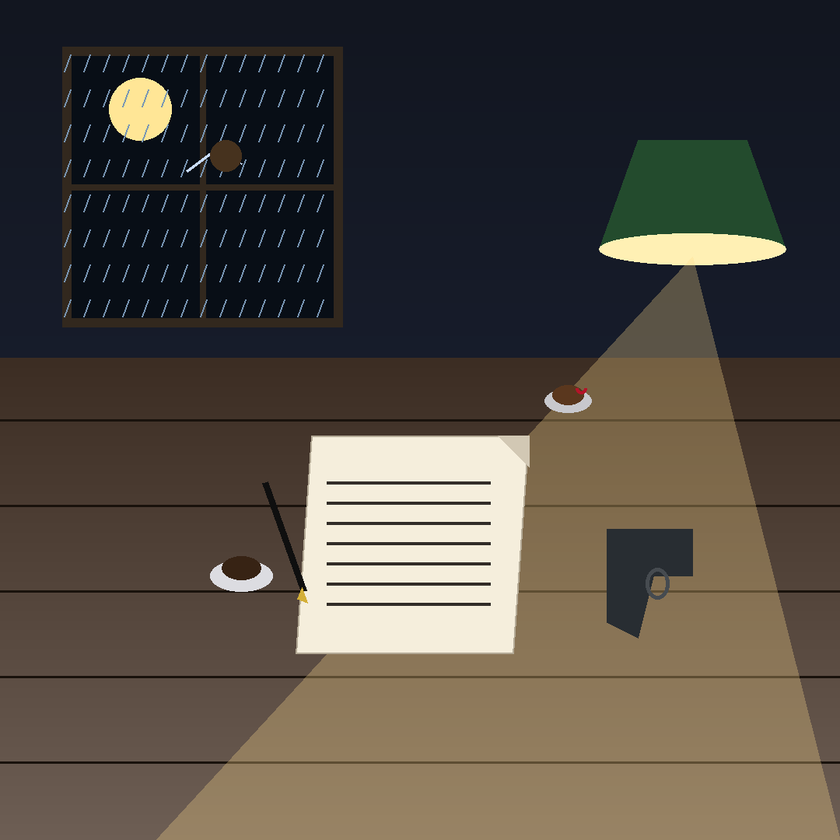
#> input picture BrainBlitz/assets/realistic/mystery_scene.png, 840 x 840 px, shrunk from 1080 x 1080 before the run
$ python -i grade.py   (imports and definitions only)
#> lines starting #> are read from the running program, lines starting #| are printed output that depends on the picture
#> further down, picture is the input picture: PIL image 840x840 RGB; mean R, G, B 81.1, 74.1, 65.8
"""Colour grading for source artwork (applied once per source image, not per frame).

Old prints and miniatures are flat and bright; these grades push them toward a controlled cinematic look:
contrast curve, split-toning (cool shadows / warm highlights), saturation control and a gentle bloom.
No heavy glow: bloom strength is capped so faces don't wash out.
"""

from __future__ import annotations

import numpy as np
from PIL import Image, ImageFilter

GRADES = {
    #            contrast  sat   shadows tint        highlights tint      exposure  bloom
    "cinematic": (1.18, 0.92, (-0.02, 0.01, 0.04), (0.04, 0.015, -0.03), 0.96, 0.10),
    "night":     (1.20, 0.72, (-0.03, 0.00, 0.07), (0.00, 0.00, 0.02), 0.82, 0.06),
    "poison":    (1.30, 0.62, (-0.05, 0.06, 0.02), (0.00, 0.05, -0.02), 0.62, 0.06),
    "divine":    (1.12, 0.95, (-0.01, 0.00, 0.03), (0.06, 0.03, -0.02), 1.00, 0.16),
    "warm":      (1.14, 0.98, (0.00, -0.01, 0.01), (0.06, 0.025, -0.04), 0.97, 0.10),
    "cold":      (1.15, 0.80, (-0.03, 0.00, 0.06), (0.00, 0.01, 0.04), 0.88, 0.06),
}


def _s_curve(x: np.ndarray, k: float) -> np.ndarray:
    # contrast around mid-grey with soft shoulders (keeps highlights from clipping)
    y = 0.5 + (x - 0.5) * k
    return np.clip(y - 0.08 * (k - 1) * np.sin(2 * np.pi * x) / (2 * np.pi), 0, 1)


def apply(img: Image.Image, grade: str = "cinematic") -> Image.Image:
#> called with grade = 'cinematic'
    contrast, sat, sh, hi, expo, bloom = GRADES[grade]
    a = np.asarray(img.convert("RGB"), dtype=np.float32) / 255.0
    a = np.clip(a * expo, 0, 1)
    lum = (a @ np.array([0.2126, 0.7152, 0.0722], dtype=np.float32))[..., None]
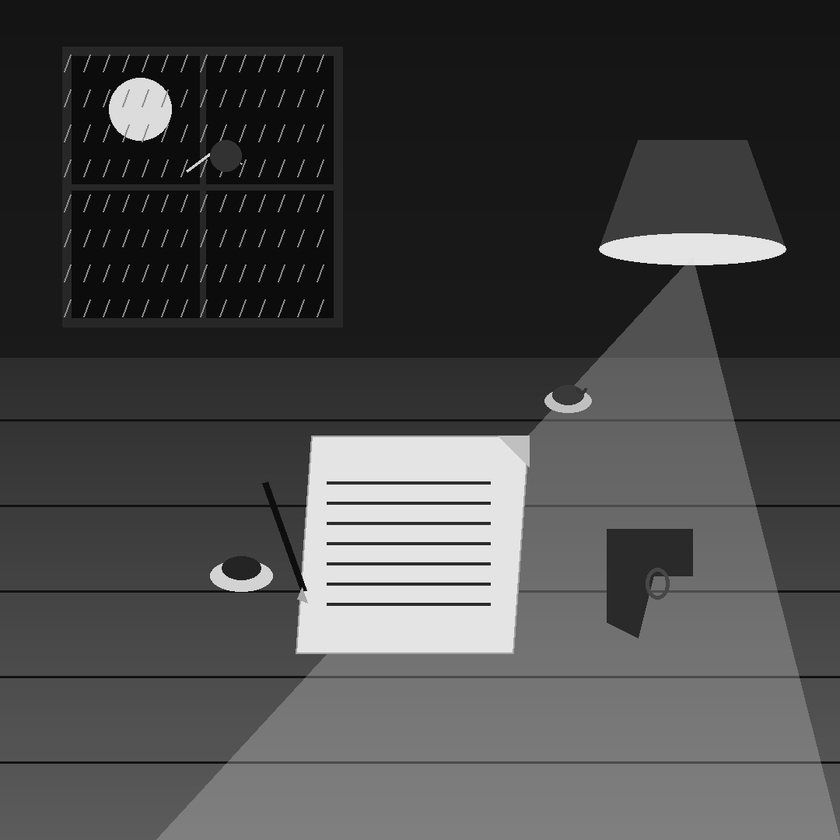
#> lum: shape (840, 840, 1) float32; min 0, max 0.958, mean 0.282
    a = np.clip(lum + (a - lum) * sat, 0, 1)
    a = _s_curve(a, contrast)
#> in _s_curve, `return np.clip(y - 0.08 * (k - 1) * np.sin(2 * np.pi * x) / (2 * np.pi..`:
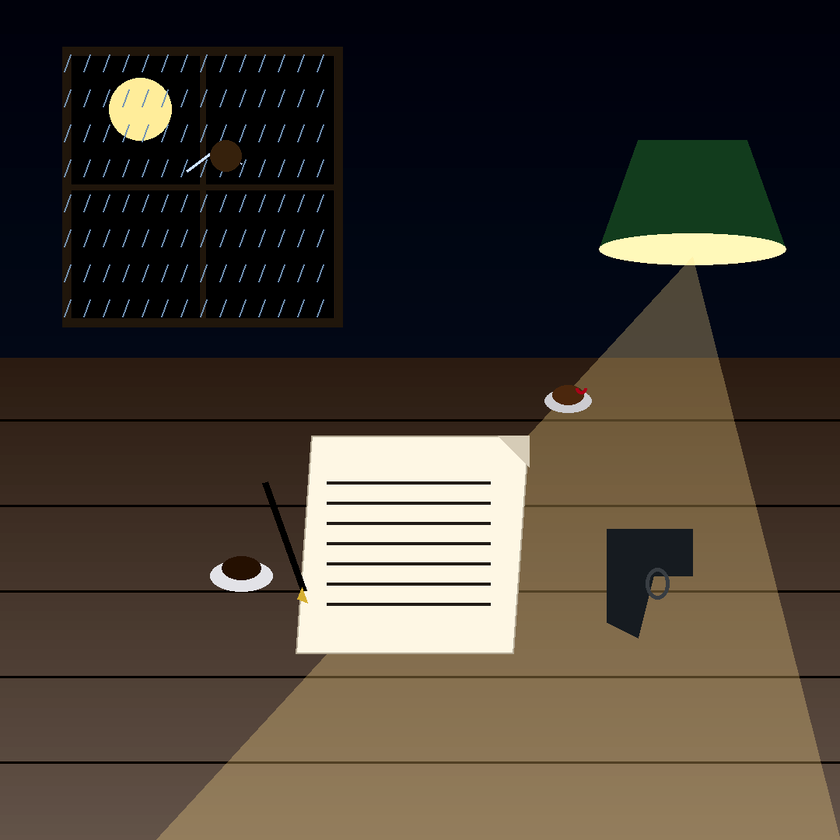
#> returned value: shape (840, 840, 3) float32; mean of channels 0, 1, 2 0.272, 0.241, 0.204; drawn as R, G, B
    lum = (a @ np.array([0.2126, 0.7152, 0.0722], dtype=np.float32))[..., None]
    w_sh = np.clip(1 - lum * 2, 0, 1)
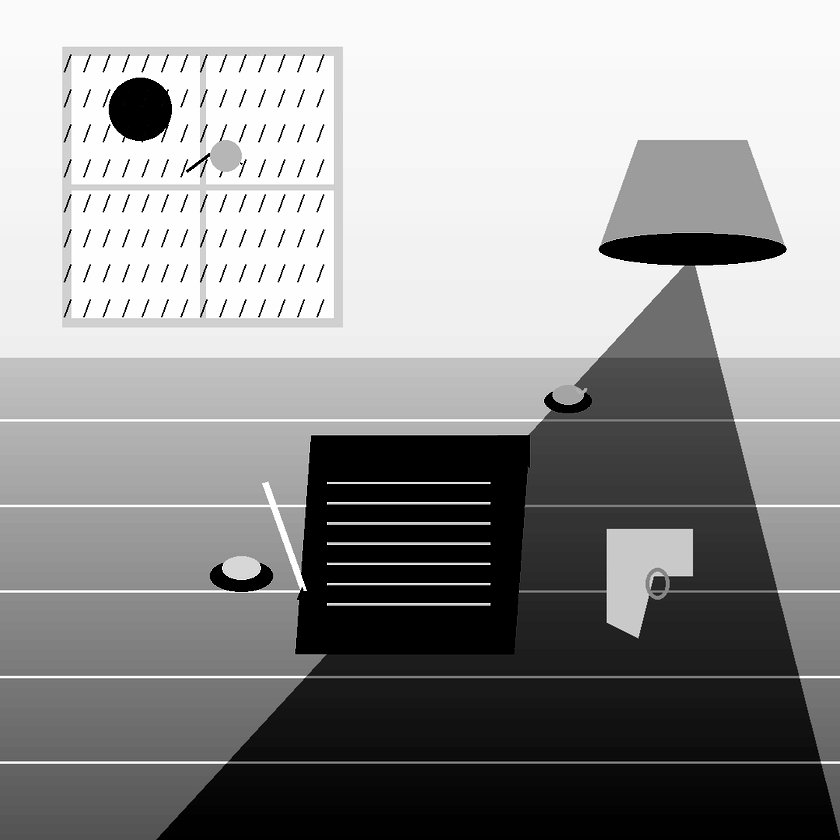
#> w_sh: shape (840, 840, 1) float32; min 0, max 1, mean 0.578
    w_hi = np.clip(lum * 2 - 1, 0, 1)
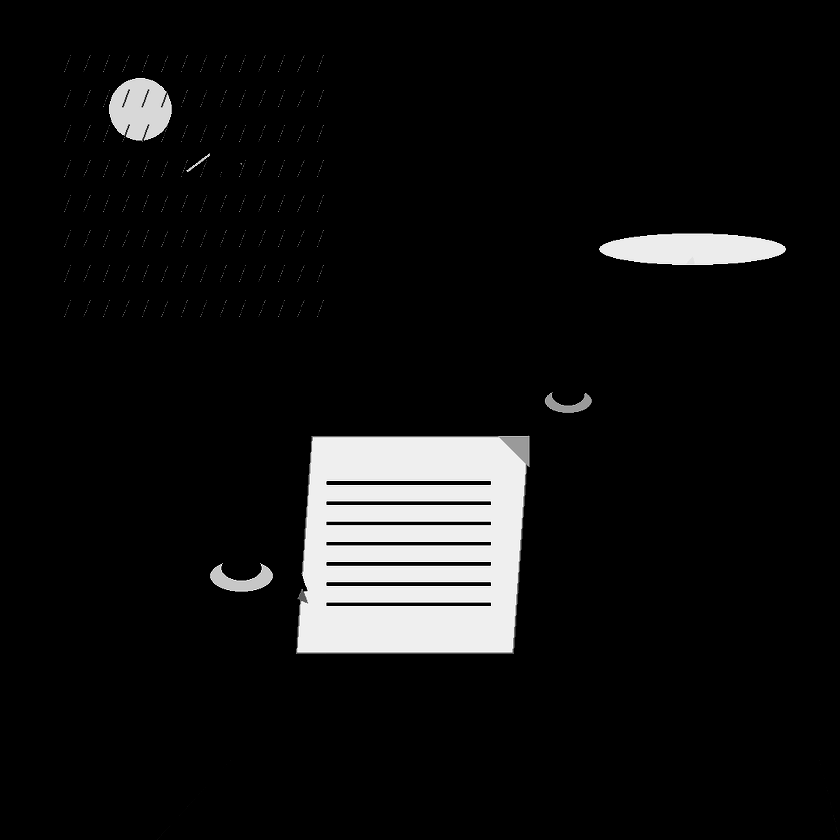
#> w_hi: shape (840, 840, 1) float32; min 0, max 1, mean 0.0683
    a = np.clip(a + w_sh * np.array(sh, np.float32) + w_hi * np.array(hi, np.float32), 0, 1)
    out = Image.fromarray((a * 255).astype(np.uint8))
    if bloom > 0:
        bright = np.clip((a - 0.62) / 0.38, 0, 1)
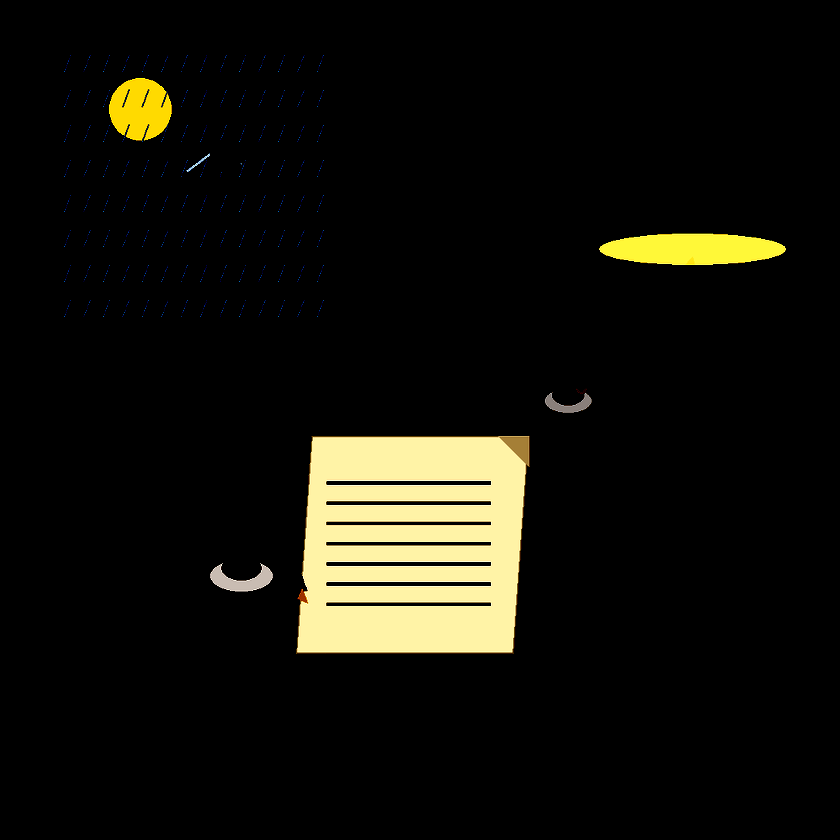
#> bright: shape (840, 840, 3) float32; mean R, G, B 0.0722, 0.0684, 0.0424
        b = Image.fromarray((bright * 255).astype(np.uint8)).filter(ImageFilter.GaussianBlur(max(4, img.width // 90)))
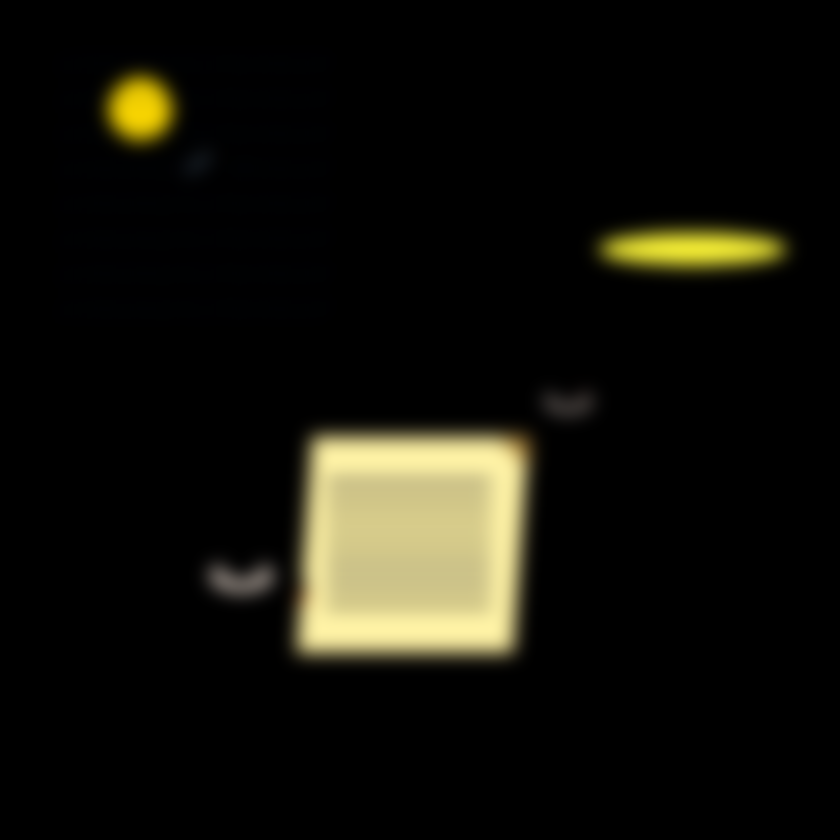
#> b: PIL image 840x840 RGB; mean R, G, B 18.4, 17.4, 10.8
        bb = np.asarray(b, np.float32) / 255.0
        a = 1 - (1 - a) * (1 - bb * bloom)   # screen blend
        out = Image.fromarray((np.clip(a, 0, 1) * 255).astype(np.uint8))
    return out

>>> from PIL import Image
>>> picture = Image.open('../../BrainBlitz/assets/realistic/mystery_scene.png')
>>> result = apply(picture)
